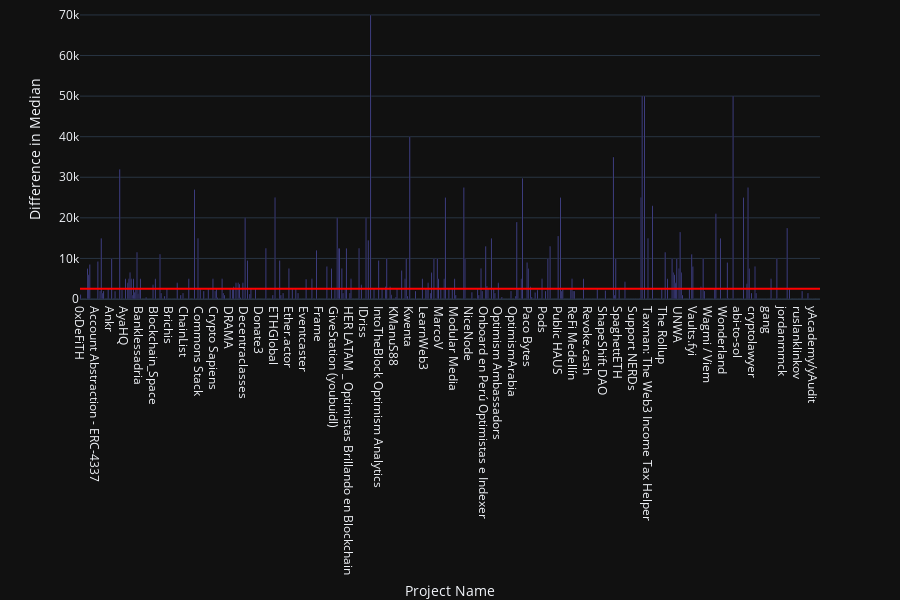

Source (notebook cell):
### Code cell
df['difference_0'] = df['median_without_0'] - df['median']
print(f"Mean difference: {df['difference_0'].mean()}")
print(f"Standard deviation of difference: {df['difference_0'].std()}")

print(f"Mean distance from median {(df["difference_0"]/df['median']).abs().mean():.2%}")

fig = go.Figure()

fig.add_trace(go.Bar(
    x=df['project_name'],
    y=df['difference_0'],
    name='Difference in Median',
    marker_color='#6d6df1'
))

fig.add_hline(
    # x=df['project_name'],
    y=df['difference_0'].mean(),
    line_color='red'
)

fig.update_layout(
    title='Difference in Median with and without 0 Vote',
    xaxis=dict(title='Project Name'),
    yaxis=dict(title='Difference in Median'),
    height=600,
    template='plotly_dark',
    margin={'t':0,'b':0,},
)


fig.show()
# fig.write_image("data/median_0.svg")

### Figure 1 — Plotly figure (JSON) as saved in the notebook; plotly's stock layout.template omitted (floating-point values rounded to 4 significant figures; data arrays with more than 128 entries replaced by an {"elided": "..."} marker saying what was removed)
{"data": [{"marker": {"color": "#6d6df1"}, "name": "Difference in Median", "type": "bar", "x": {"elided": "643 str values"}, "y": {"elided": "643 int values"}}], "layout": {"height": 600, "margin": {"b": 0, "t": 0}, "shapes": [{"line": {"color": "red"}, "type": "line", "x0": 0, "x1": 1, "xref": "x domain", "y0": 2541.0, "y1": 2541.0, "yref": "y"}], "title": {"text": "Difference in Median with and without 0 Vote"}, "xaxis": {"title": {"text": "Project Name"}}, "yaxis": {"title": {"text": "Difference in Median"}}}}
